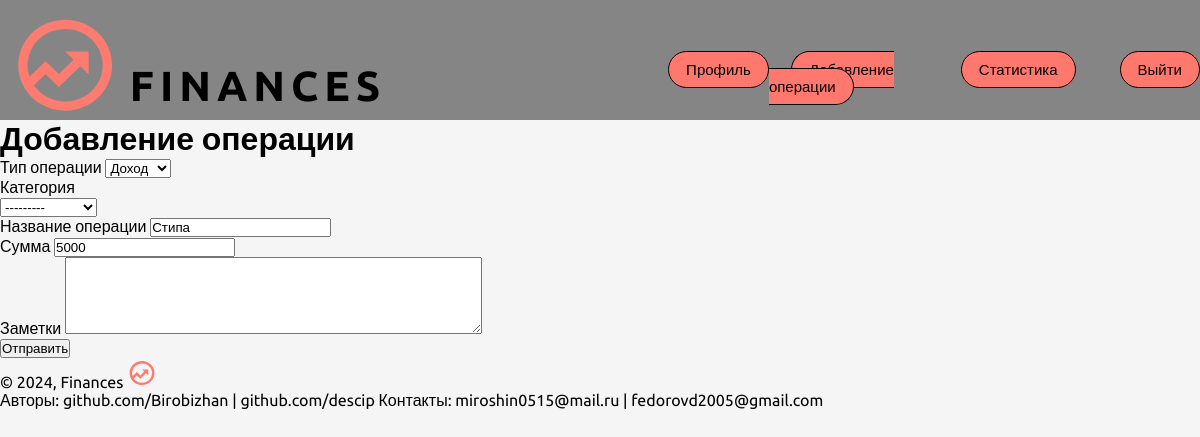
/edit/30/ (signed in), run on the app's committed database.
### finance_site/models.py (models this page shows, shortened)
class Finance_site(models.Model):
    class Type(models.TextChoices):
        INCOME = '0', 'Доход'
        EXPENSES = '1', 'Расход'
    operation_type = models.CharField(max_length=10, choices=Type.choices, default=1, verbose_name='Тип операции')
    cat = models.ForeignKey('Category', on_delete=models.PROTECT, related_name='posts', verbose_name='Категории', null=True)
    operation_name = models.CharField(max_length=255, verbose_name='Название операции')
    notes = models.TextField(blank=True, verbose_name='Заметки')
    amount = models.IntegerField(verbose_name='Сумма')
    author = models.ForeignKey('auth.user', on_delete=models.PROTECT, verbose_name='Автор', editable=False)
    time_create = models.DateTimeField(auto_now_add=True, verbose_name='Время создания')
    objects = models.Manager()
    class Meta:
        verbose_name = 'Операции'
        verbose_name_plural = "Операции"
        ordering = ['-time_create']
        indexes = [
            models.Index(fields=['-time_create'])
        ]

### finance_site/views.py (the view, shortened to what this page needs)
# urls.py: path('edit/<int:pk>/', views.UpdatePage.as_view(), name='edit_page'),
class UpdatePage(LoginRequiredMixin, UpdateView):
    model = Finance_site
    form_class = AddOperationForm
    template_name = 'finance/addpage.html'
    success_url = reverse_lazy('users:profile')
    extra_context = {'title': "Изменение операции"}
    def dispatch(self, request, *args, **kwargs):
        obj = self.get_object()
        if obj.author != request.user:
            return self.handle_no_permission()
        return super().dispatch(request, *args, **kwargs)

### finance_site/forms.py (shortened to what this page needs)
class AddOperationForm(forms.ModelForm):
    cat1 = forms.ModelChoiceField(queryset=Category.objects.filter(type=0), label='Категории', required=False)
    cat2 = forms.ModelChoiceField(queryset=Category.objects.filter(type=1), label='Категории', required=False)
    class Meta:
        model = Finance_site
        fields = ['operation_type', 'operation_name', 'amount', 'notes']
        widgets = {
            'operation_name': forms.TextInput(attrs={'class': 'form-input'}),
            'notes': forms.Textarea(attrs={'cols': 50, 'rows': 5})
        }

### finance_site/models.py (called while the page is built)
    def __str__(self):
        return self.name

### finance_site/templates/finance/addpage.html (shortened to what this page needs)
{% extends 'base.html' %}
{% block dop_info %}
    <link type="text/css" href="../../static/finance_site/css/addpage.css" rel="stylesheet">
{% endblock %}
{% block content %}
    <div class="hero--container">
        <h1>Добавление операции</h1>
        <form action="" method="POST" class="form-container">
            <div class="form-group">
                <label class="form-label" for="{{ form.operation_type.id_for_label }}">{{ form.operation_type.label }}</label>
                {{ form.operation_type }}
            </div>
            <div id="field1" style="display: none">
                <p>Категория</p>
                {{ form.cat1 }}
            </div>
            {% for f in form %}
                {% if f.name != 'operation_type' and f.name != 'cat1' and f.name != 'cat2' %}
                    <div class="form-group">
                        <label class="form-label" for="{{ f.id_for_label }}">{{ f.label }}</label>
                        {{ f }}
                    </div>
                {% endif %}
            {% endfor %}
            <div class="form-group">
                <button type="submit" class="btn-submit">Отправить</button>
            </div>
        </form>
    </div>
{% endblock %}

### data on the page
Finance_site: operation_type "Доход", form "Стипа" "5000"

### other printed values
{{ f.label }} "Название операции" "Сумма" "Заметки"
